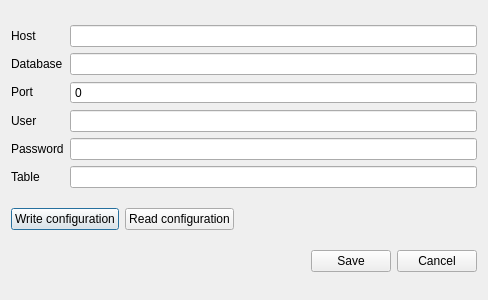
<?xml version="1.0" encoding="UTF-8"?>
<ui version="4.0">
 <class>ConnectionConfigurationDialog</class>
 <widget class="QDialog" name="ConnectionConfigurationDialog">
  <property name="windowModality">
   <enum>Qt::ApplicationModal</enum>
  </property>
  <property name="geometry">
   <rect>
    <x>0</x>
    <y>0</y>
    <width>488</width>
    <height>300</height>
   </rect>
  </property>
  <property name="windowTitle">
   <string>Connection configuration</string>
  </property>
  <property name="modal">
   <bool>true</bool>
  </property>
  <layout class="QVBoxLayout" name="verticalLayout_3">
   <item>
    <layout class="QHBoxLayout" name="horizontalLayout_3">
     <item>
      <layout class="QVBoxLayout" name="verticalLayout_2">
       <item>
        <widget class="QLabel" name="label">
         <property name="text">
          <string>Host</string>
         </property>
        </widget>
       </item>
       <item>
        <widget class="QLabel" name="label_2">
         <property name="text">
          <string>Database</string>
         </property>
        </widget>
       </item>
       <item>
        <widget class="QLabel" name="label_3">
         <property name="text">
          <string>Port</string>
         </property>
        </widget>
       </item>
       <item>
        <widget class="QLabel" name="label_4">
         <property name="text">
          <string>User</string>
         </property>
        </widget>
       </item>
       <item>
        <widget class="QLabel" name="label_5">
         <property name="text">
          <string>Password</string>
         </property>
        </widget>
       </item>
       <item>
        <widget class="QLabel" name="label_6">
         <property name="text">
          <string>Table</string>
         </property>
        </widget>
       </item>
      </layout>
     </item>
     <item>
      <layout class="QVBoxLayout" name="verticalLayout">
       <item>
        <widget class="QLineEdit" name="lineEditHost"/>
       </item>
       <item>
        <widget class="QLineEdit" name="lineEditDB"/>
       </item>
       <item>
        <widget class="QSpinBox" name="spinBoxPort">
         <property name="buttonSymbols">
          <enum>QAbstractSpinBox::NoButtons</enum>
         </property>
         <property name="maximum">
          <number>9999</number>
         </property>
        </widget>
       </item>
       <item>
        <widget class="QLineEdit" name="lineEditUser"/>
       </item>
       <item>
        <widget class="QLineEdit" name="lineEditPassword"/>
       </item>
       <item>
        <widget class="QLineEdit" name="lineEditTable"/>
       </item>
      </layout>
     </item>
    </layout>
   </item>
   <item>
    <layout class="QHBoxLayout" name="horizontalLayout">
     <item>
      <widget class="QPushButton" name="pushButtonWriteConf">
       <property name="text">
        <string>Write configuration</string>
       </property>
      </widget>
     </item>
     <item>
      <widget class="QPushButton" name="pushButtonReadConf">
       <property name="text">
        <string>Read configuration</string>
       </property>
      </widget>
     </item>
     <item>
      <spacer name="horizontalSpacer">
       <property name="orientation">
        <enum>Qt::Horizontal</enum>
       </property>
       <property name="sizeHint" stdset="0">
        <size>
         <width>40</width>
         <height>20</height>
        </size>
       </property>
      </spacer>
     </item>
    </layout>
   </item>
   <item>
    <layout class="QHBoxLayout" name="horizontalLayout_2">
     <item>
      <spacer name="horizontalSpacer_2">
       <property name="orientation">
        <enum>Qt::Horizontal</enum>
       </property>
       <property name="sizeHint" stdset="0">
        <size>
         <width>40</width>
         <height>20</height>
        </size>
       </property>
      </spacer>
     </item>
     <item>
      <widget class="QPushButton" name="pushButtonSave">
       <property name="text">
        <string>Save</string>
       </property>
      </widget>
     </item>
     <item>
      <widget class="QPushButton" name="pushButtonCancel">
       <property name="text">
        <string>Cancel</string>
       </property>
      </widget>
     </item>
    </layout>
   </item>
  </layout>
 </widget>
 <resources/>
 <connections/>
</ui>
